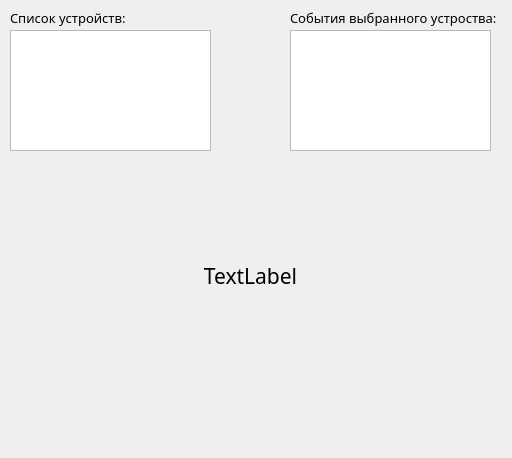
<?xml version="1.0" encoding="UTF-8"?>
<ui version="4.0">
 <class>ReaderListlVisualSDKClass</class>
 <widget class="QMainWindow" name="ReaderListlVisualSDKClass">
  <property name="windowModality">
   <enum>Qt::WindowModal</enum>
  </property>
  <property name="geometry">
   <rect>
    <x>0</x>
    <y>0</y>
    <width>512</width>
    <height>458</height>
   </rect>
  </property>
  <property name="sizePolicy">
   <sizepolicy hsizetype="Fixed" vsizetype="Fixed">
    <horstretch>0</horstretch>
    <verstretch>0</verstretch>
   </sizepolicy>
  </property>
  <property name="minimumSize">
   <size>
    <width>512</width>
    <height>458</height>
   </size>
  </property>
  <property name="maximumSize">
   <size>
    <width>512</width>
    <height>458</height>
   </size>
  </property>
  <property name="font">
   <font>
    <pointsize>12</pointsize>
   </font>
  </property>
  <property name="windowTitle">
   <string>ReaderListlVisualSDK</string>
  </property>
  <widget class="QWidget" name="centralWidget">
   <property name="sizePolicy">
    <sizepolicy hsizetype="Ignored" vsizetype="Ignored">
     <horstretch>0</horstretch>
     <verstretch>0</verstretch>
    </sizepolicy>
   </property>
   <property name="font">
    <font>
     <family>Arial</family>
     <pointsize>10</pointsize>
    </font>
   </property>
   <widget class="QListWidget" name="DeviceList">
    <property name="geometry">
     <rect>
      <x>10</x>
      <y>30</y>
      <width>201</width>
      <height>121</height>
     </rect>
    </property>
    <property name="font">
     <font>
      <family>SansSerif</family>
      <pointsize>10</pointsize>
     </font>
    </property>
   </widget>
   <widget class="QLabel" name="label">
    <property name="geometry">
     <rect>
      <x>10</x>
      <y>10</y>
      <width>211</width>
      <height>16</height>
     </rect>
    </property>
    <property name="font">
     <font>
      <family>Microsoft NeoGothic</family>
     </font>
    </property>
    <property name="text">
     <string>Список устройств:</string>
    </property>
    <property name="textFormat">
     <enum>Qt::AutoText</enum>
    </property>
    <property name="textInteractionFlags">
     <set>Qt::NoTextInteraction</set>
    </property>
   </widget>
   <widget class="QLabel" name="label_2">
    <property name="geometry">
     <rect>
      <x>290</x>
      <y>10</y>
      <width>211</width>
      <height>16</height>
     </rect>
    </property>
    <property name="font">
     <font>
      <family>Microsoft NeoGothic</family>
     </font>
    </property>
    <property name="text">
     <string>События выбранного устроства:</string>
    </property>
    <property name="textFormat">
     <enum>Qt::AutoText</enum>
    </property>
    <property name="textInteractionFlags">
     <set>Qt::NoTextInteraction</set>
    </property>
   </widget>
   <widget class="QPlainTextEdit" name="plainTextEdit">
    <property name="geometry">
     <rect>
      <x>290</x>
      <y>30</y>
      <width>201</width>
      <height>121</height>
     </rect>
    </property>
    <property name="textInteractionFlags">
     <set>Qt::TextSelectableByMouse</set>
    </property>
   </widget>
   <widget class="CustomLabel" name="InputText">
    <property name="geometry">
     <rect>
      <x>170</x>
      <y>250</y>
      <width>161</width>
      <height>51</height>
     </rect>
    </property>
    <property name="font">
     <font>
      <family>Microsoft NeoGothic</family>
      <pointsize>16</pointsize>
     </font>
    </property>
    <property name="mouseTracking">
     <bool>false</bool>
    </property>
    <property name="focusPolicy">
     <enum>Qt::NoFocus</enum>
    </property>
    <property name="text">
     <string>TextLabel</string>
    </property>
    <property name="alignment">
     <set>Qt::AlignCenter</set>
    </property>
    <property name="textInteractionFlags">
     <set>Qt::NoTextInteraction</set>
    </property>
   </widget>
  </widget>
 </widget>
 <layoutdefault spacing="6" margin="11"/>
 <customwidgets>
  <customwidget>
   <class>CustomLabel</class>
   <extends>QLabel</extends>
   <header location="global">customlabel.h</header>
  </customwidget>
 </customwidgets>
 <resources>
  <include location="ReaderListlVisualSDK.qrc"/>
 </resources>
 <connections/>
</ui>
